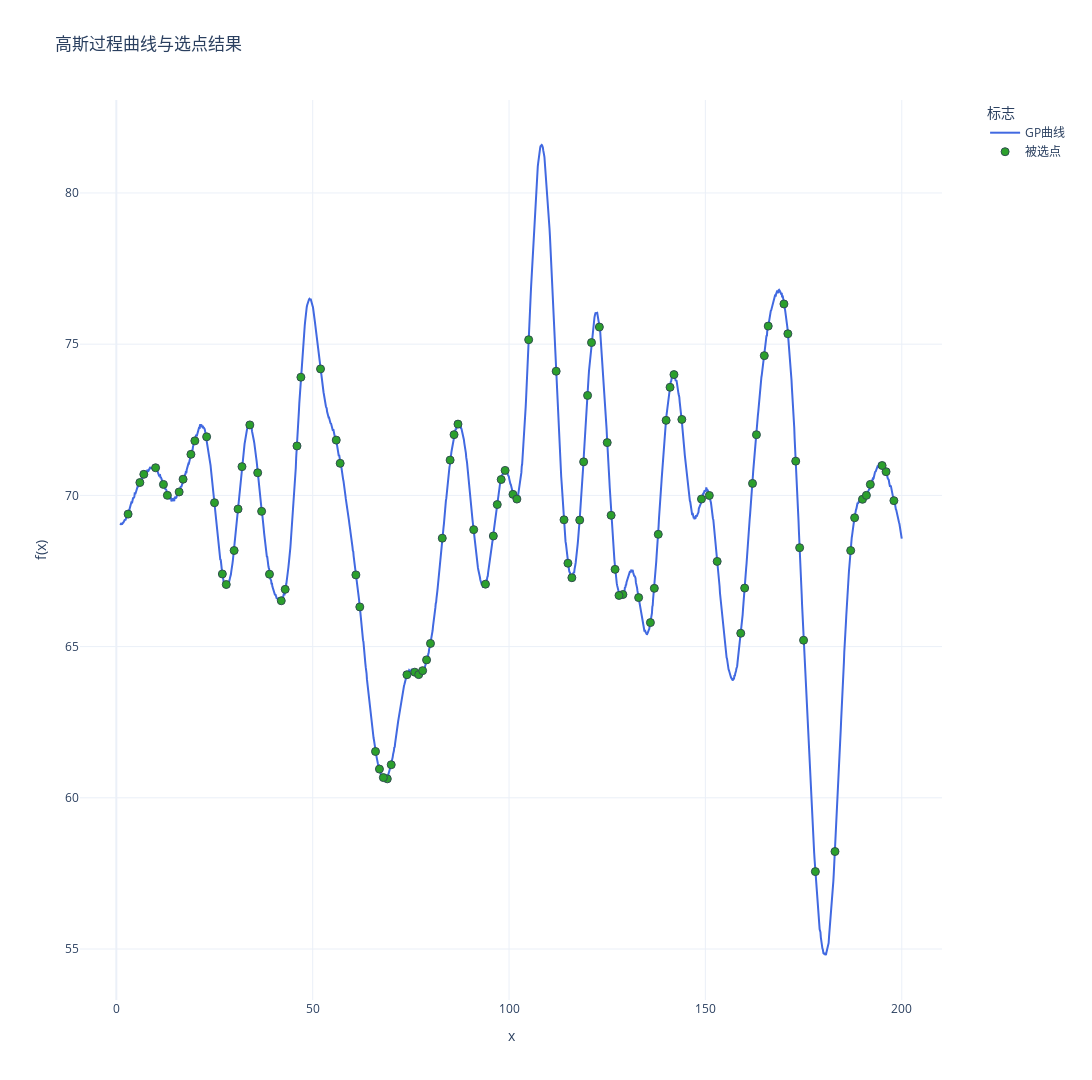

Notebook source saved alongside this figure:
### Code cell
import numpy as np
import plotly.graph_objects as go
from sklearn.gaussian_process import GaussianProcessRegressor
from sklearn.gaussian_process.kernels import RBF, ConstantKernel,WhiteKernel

seed = 42
np.random.seed(seed=seed)
# 定义核函数
kernel = ConstantKernel(25.0) * RBF(length_scale=4.0) + WhiteKernel(1e-3)
gp = GaussianProcessRegressor(kernel=kernel)

x_dense = np.linspace(1, 200, 2000).reshape(-1, 1)

y_dense = gp.sample_y(x_dense, n_samples=1, random_state=seed).flatten() + 70

# 提取整数点对应的y值
integer_points = np.random.choice(np.arange(1, 201), size=100, replace=False)
indices = [np.abs(x_dense.flatten() - x).argmin() for x in integer_points]
y_integers = y_dense[indices]

# 计算整数点的协方差矩阵
cov_matrix = kernel(integer_points.reshape(-1,1))

# 计算相关性矩阵
std_dev = np.sqrt(np.diag(cov_matrix))  
corr_matrix = cov_matrix / np.outer(std_dev, std_dev)  

np.savetxt('Sigma1.txt', cov_matrix, 
           fmt='%.6f',
           header=f'高斯过程协方差矩阵(1-50整数点)\n核函数: {kernel}')

np.savetxt('correlation_matrix.txt', corr_matrix,
           fmt='%.6f',
           header=f'高斯过程相关性矩阵(1-50整数点)\n核函数: {kernel}')

np.savetxt('mu.txt', 
           y_integers,
           fmt='%.6f',
           header='真实均值')

fig = go.Figure()

fig.add_trace(go.Scatter(
    x=x_dense.flatten(), 
    y=y_dense,
    mode='lines',
    name='GP曲线',
    line=dict(color='royalblue', width=2)
))

colors = ['#2ca02c',]

fig.add_trace(go.Scatter(
    x=integer_points,
    y=y_integers,
    mode='markers',
    name='被选点',
    marker=dict(
        color=colors[0],
        size=8,
        line=dict(width=1, color='DarkSlateGrey')
)))

fig.update_layout(
    title='高斯过程曲线与选点结果',
    xaxis_title='x',
    yaxis_title='f(x)',
    template='plotly_white',
    height=1080,
    width=1920,
    legend=dict(
        title='标志',
        x=1.05,
        y=1,
        xanchor='left',
        yanchor='top',
        bgcolor='rgba(255,255,255,0.8)'
    ),
    margin=dict(r=150) 
)

fig.show()

### Figure 1 — Plotly figure (JSON) as saved in the notebook; plotly's stock layout.template omitted (floating-point values rounded to 4 significant figures; data arrays with more than 128 entries replaced by an {"elided": "..."} marker saying what was removed)
{"data": [{"line": {"color": "royalblue", "width": 2}, "mode": "lines", "name": "GP曲线", "type": "scatter", "x": {"elided": "2000 float values"}, "y": {"elided": "2000 float values"}}, {"marker": {"color": "#2ca02c", "line": {"color": "DarkSlateGrey", "width": 1}, "size": 8}, "mode": "markers", "name": "被选点", "type": "scatter", "x": [96, 16, 31, 159, 129, 116, 70, 171, 175, 46, 67, 183, 166, 79, 187, 178, 57, 153, 83, 69, 125, 17, 149, 94, 66, 61, 85, 68, 126, 133, 10, 19, 56, 76, 151, 105, 136, 138, 165, 77, 80, 198, 39, 25, 123, 196, 30, 20, 144, 87, 115, 174, 6, 127, 118, 74, 141, 99, 173, 97, 170, 98, 32, 13, 36, 120, 43, 190, 91, 137, 52, 128, 163, 42, 119, 114, 27, 140, 101, 112, 3, 78, 47, 188, 192, 86, 162, 37, 191, 62, 23, 142, 102, 34, 12, 195, 160, 7, 28, 121], "y": [68.66, 70.11, 69.55, 65.44, 66.72, 67.28, 61.09, 75.34, 65.21, 71.64, 60.95, 58.22, 75.6, 64.56, 68.18, 57.56, 71.06, 67.82, 68.59, 60.63, 71.74, 70.53, 69.88, 67.06, 61.53, 67.37, 71.17, 60.67, 69.34, 66.62, 70.91, 71.36, 71.83, 64.15, 70.0, 75.15, 65.79, 68.71, 74.62, 64.07, 65.1, 69.83, 67.39, 69.76, 75.57, 70.78, 68.18, 71.8, 72.51, 72.36, 67.76, 68.27, 70.42, 67.55, 69.18, 64.07, 73.58, 70.83, 71.13, 69.7, 76.33, 70.52, 70.95, 70.0, 70.75, 73.31, 66.89, 69.87, 68.87, 66.93, 74.18, 66.69, 72.01, 66.52, 71.11, 69.19, 67.4, 72.48, 70.03, 74.11, 69.38, 64.2, 73.91, 69.26, 70.36, 72.01, 70.4, 69.47, 70.0, 66.31, 71.94, 73.99, 69.88, 72.33, 70.36, 70.99, 66.94, 70.7, 67.05, 75.05]}], "layout": {"height": 1080, "legend": {"bgcolor": "rgba(255,255,255,0.8)", "title": {"text": "标志"}, "x": 1.05, "xanchor": "left", "y": 1, "yanchor": "top"}, "margin": {"r": 150}, "title": {"text": "高斯过程曲线与选点结果"}, "width": 1920, "xaxis": {"title": {"text": "x"}}, "yaxis": {"title": {"text": "f(x)"}}}}
